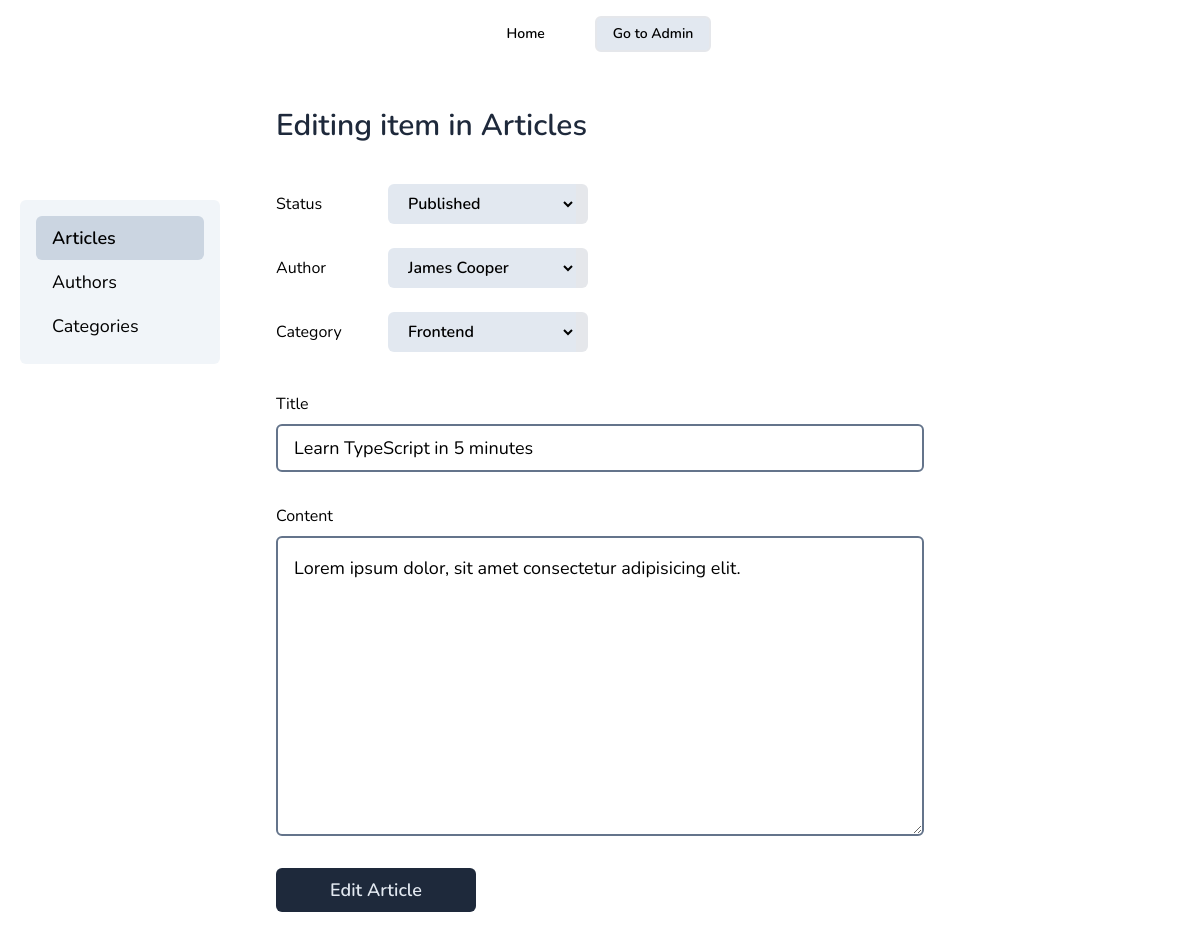
Page /admin/articles/add.php?id=1 on the earlier database version.
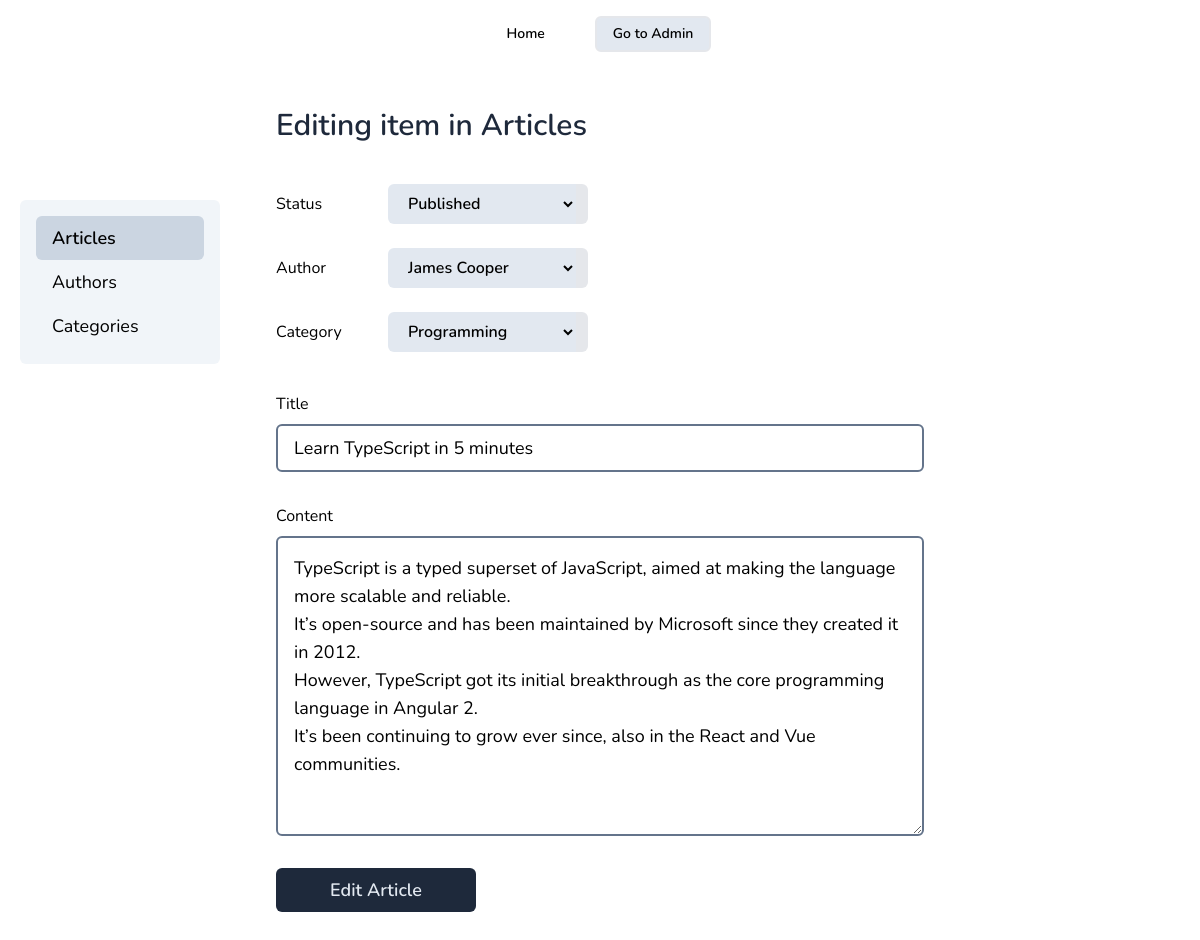
Same page on the later database version.
### tables this page shows
CREATE TABLE articles (
  id INT NOT NULL AUTO_INCREMENT,
  title VARCHAR(255) NOT NULL,
  content TEXT NOT NULL,
  status VARCHAR(255) NOT NULL,
  author_id INT,
  category_id INT,
  PRIMARY KEY (id),
  FOREIGN KEY (author_id) REFERENCES authors(id) ON DELETE SET NULL,
  FOREIGN KEY (category_id) REFERENCES categories(id) ON DELETE SET NULL,
  UNIQUE (title)
);

CREATE TABLE categories (
  id INT NOT NULL AUTO_INCREMENT,
  name VARCHAR(255) NOT NULL,
  PRIMARY KEY (id),
  UNIQUE (name)
);

CREATE TABLE authors (
  id INT NOT NULL AUTO_INCREMENT,
  name VARCHAR(255) NOT NULL,
  email VARCHAR(255) NOT NULL,
  PRIMARY KEY (id),
  UNIQUE (email)
);

### public/admin/articles/add.php (called while the page is built, shortened)
<?php
try {
  include __DIR__ . '/../../../classes/Article.php';
  include __DIR__ . '/../../../classes/Author.php';
  include __DIR__ . '/../../../classes/Category.php';
  $author = new Author();
  $category = new Category();
  $categories = $category->getCategories();
  $authors = $author->getAuthors();
  $article = new Article();
  $statuses = ['Draft', 'Published'];
  $editing = isset($_GET['id']);
  $articleById = $editing ? $article->getArticle($_GET['id']) : null;
  $articleTitle = $articleById['title'] ?? '';
  $articleContent = $articleById['content'] ?? '';
  $articleAuthor = $articleById['author_id'] ?? '';
  $articleCategory = $articleById['category_id'] ?? '';
  $articleStatus = $articleById['status'] ?? '';
  include __DIR__ . '/../../../views/admin/articles/add.php';
} catch (PDOException $e) {
  $title = 'An error has occurred';
  $output = 'Database error: ' . $e->getMessage() . ' in ' .
    $e->getFile() . ':' . $e->getLine();
}
include __DIR__ . '/../../../views/layout.php';

### classes/Article.php (called while the page is built, shortened)
<?php
require_once __DIR__ . '/Database.php';
class Article
{
  private $pdo;
  public function __construct()
  {
    $db = new Database();
    $this->pdo = $db->connect();
  }
  public function getArticle($id)
  {
    $stmt = $this->pdo->prepare('SELECT *, categories.name as category_name, authors.name as author_name
    FROM articles
    LEFT JOIN categories ON articles.category_id = categories.id
    LEFT JOIN authors ON articles.author_id = authors.id
    WHERE articles.id = :id');
    $stmt->execute([':id' => $id]);
    return $stmt->fetch();
  }
}

### classes/Database.php (called while the page is built)
<?php
class Database
{
  public function connect()
  {
    return new PDO(
      'mysql:host=localhost; dbname=blog; charset=utf8mb4',
      'root',
      ''
    );
  }
}

### classes/Author.php (called while the page is built, shortened)
<?php
require_once __DIR__ . '/Database.php';
class Author
{
  private $pdo;
  public function __construct()
  {
    $db = new Database();
    $this->pdo = $db->connect();
  }
  public function getAuthors()
  {
    $stmt = $this->pdo->prepare('SELECT * FROM authors ORDER BY authors.id');
    $stmt->execute();
    return $stmt->fetchAll();
  }
}

### classes/Category.php (called while the page is built, shortened)
<?php
require_once __DIR__ . '/Database.php';
class Category
{
  private $pdo;
  public function __construct()
  {
    $db = new Database();
    $this->pdo = $db->connect();
  }
  public function getCategories($shouldContainArticles = false)
  {
    if ($shouldContainArticles) {
      $stmt = $this->pdo->prepare('SELECT * FROM categories WHERE id IN (SELECT category_id FROM articles WHERE status = "Published")');
    } else {
      $stmt = $this->pdo->prepare('SELECT * FROM categories ORDER BY id');
    }
    $stmt->execute();
    return $stmt->fetchAll();
  }
}

### views/admin/articles/add.php (the view, shortened to what this page needs)
<form class='px-5' method="post">
  <div class='mb-6 flex items-center gap-4'>
    <label for='status' class='block w-24'>
      Status
    </label>
    <select required id='status' name='status'
      class='w-[200px] cursor-pointer rounded-md border-r-[12px] bg-slate-200 px-4 py-2 font-semibold'>
      <?php foreach ($statuses as $status) : ?>
      <option <?= $status === $articleStatus ? 'selected' : '' ?> value="<?= $status ?>"><?= $status ?></option>
      <?php endforeach ?>
    </select>
  </div>
  <div class='mb-6 flex items-center gap-4'>
    <label for='author' class='block w-24'>
      Author
    </label>
    <select required id='author' name='author'
      class='w-[200px] cursor-pointer rounded-md border-r-[12px] bg-slate-200 px-4 py-2 font-semibold'>
      <?php foreach ($authors as $author) : ?>
      <option <?= $author['id'] === $articleAuthor ? 'selected' : '' ?> value="<?= $author['id'] ?>">
        <?= $author['name'] ?></option>
      <?php endforeach ?>
    </select>
  </div>
  <div class='mb-6 flex items-center gap-4'>
    <label for='category' class='block w-24'>
      Category
    </label>
    <select required id='category' name='category'
      class='w-[200px] cursor-pointer rounded-md border-r-[12px] bg-slate-200 px-4 py-2 font-semibold'>
      <?php foreach ($categories as $category) : ?>
      <option <?= $category['id'] === $articleCategory ? 'selected' : '' ?> value="<?= $category['id'] ?>">
        <?= $category['name'] ?>
      </option>
      <?php endforeach ?>
    </select>
  </div>
  <div>
    <label for='title' class='mb-2 mt-10 block'>
      Title
    </label>
    <input required type='text' id='title' name='title' value="<?= $articleTitle ?>"
      class='block  rounded-md border-2 w-[min(100%,60ch)] border-slate-500 px-4 py-2 text-lg' />
  </div>
  <label for='content' class='mb-2 mt-8 block'>
    Content
  </label>
  <textarea required id='content' name='content'
    class='block min-h-[300px] w-[min(100%,60ch)] rounded-md border-2 border-slate-500 p-4 text-lg'><?= $articleContent ?></textarea>
  <button type='submit' name="<?= $editing ? 'edit' : 'add' ?>"
    class='mt-8 block w-[200px] rounded-md bg-slate-800 px-4 py-2 text-lg font-semibold text-slate-200 transition hover:bg-slate-600'>
    <?= $editing ? 'Edit' : 'Add' ?> Article
  </button>
</form>

Differences in the rows shown:
changed articles "Published": category "Frontend" → "Programming"; content "Lorem ipsum dolor, sit amet consectetur adipisicing elit." → "TypeScript is a typed superset of JavaScript, aimed at making the language more scalable and reliable. It’s open-source and has been maintained by Microsoft since they created it in 2012. However, TypeScript got its initial breakthrough as the core programming language in Angular 2. It’s been continuing to grow ever since, also in the React and Vue communities."
